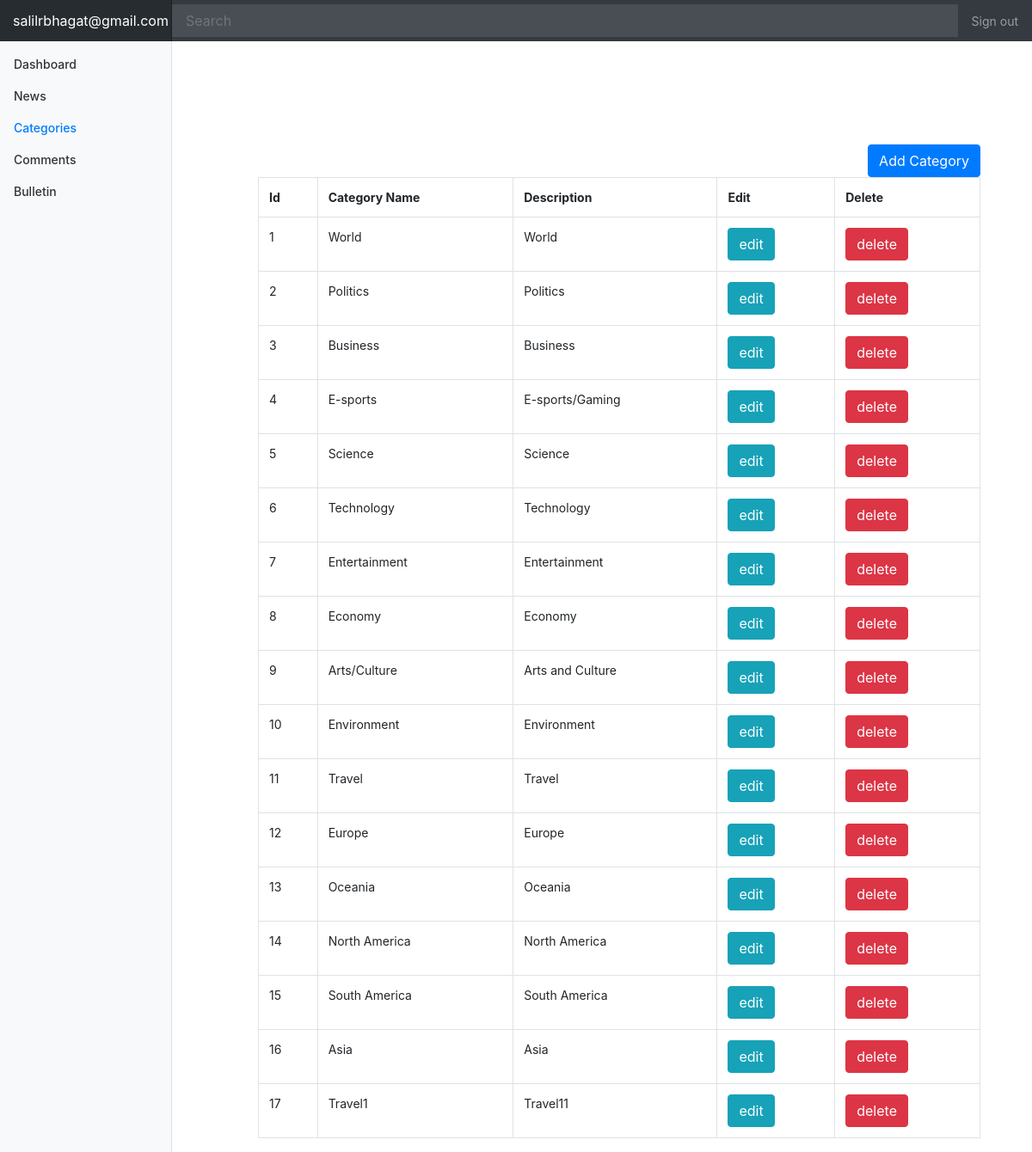
Page /category.php (signed in) on the committed database.
### tables this page shows
CREATE TABLE `category` (
  `id` int(10) UNSIGNED NOT NULL,
  `category_name` varchar(255) NOT NULL,
  `des` text NOT NULL
);

### category.php (the view, shortened to what this page needs)
<?php
 include('include/header.php');
 ?>
  <div style=" width: 70%; margin-left: 25%; margin-top: 10%">
  	    <div class="text-right">
  	    <a   class="btn btn-primary" href="addcategory.php">Add Category</a>
   </div>
    <table class="table table-bordered">
       <tr>
         <th>Id</th>
         <th>Category Name</th>
         <th>Description</th>
         <th>Edit</th>
         <th>Delete</th>
       </tr>
        <?php
        include('db/connection.php');
        $query=mysqli_query($conn,"select * from category");
        while($row=mysqli_fetch_array($query)){
        ?>
        <tr>
          <td><?php echo $row['id'];?></td>
           <td><?php echo $row['category_name'];?></td>
            <td><?php echo substr($row['des'],0,200 );?></td>
            <td> <a href="edit.php?edit=<?php echo $row['id']; ?>" class="btn btn-info" >edit</a></td>
            <td> <a href="delete.php?del=<?php echo $row['id']; ?>" class="btn btn-danger" >delete</a></td>
        </tr>
       <?php } ?>
    </table>
  </div>

### style/dashboard.css (style rules this page uses)
body { font-size: .875rem; }

### rows in the picture
category: id "1", category_name "World", des "World"
category: id "2", category_name "Politics", des "Politics"
category: id "3", category_name "Business", des "Business"
category: id "4", category_name "E-sports", des "E-sports/Gaming"
category: id "5", category_name "Science", des "Science"
category: id "6", category_name "Technology", des "Technology"
category: id "7", category_name "Entertainment", des "Entertainment"
category: id "8", category_name "Economy", des "Economy"
category: id "9", category_name "Arts/Culture", des "Arts and Culture"
category: id "10", category_name "Environment", des "Environment"
category: id "11", category_name "Travel", des "Travel"
category: id "12", category_name "Europe", des "Europe"
category: id "13", category_name "Oceania", des "Oceania"
category: id "14", category_name "North America", des "North America"
category: id "15", category_name "South America", des "South America"
category: id "16", category_name "Asia", des "Asia"
category: id "17", category_name "Travel1", des "Travel11"

### other values in the picture
$_SESSION['email'] "salilrbhagat@gmail.com"
